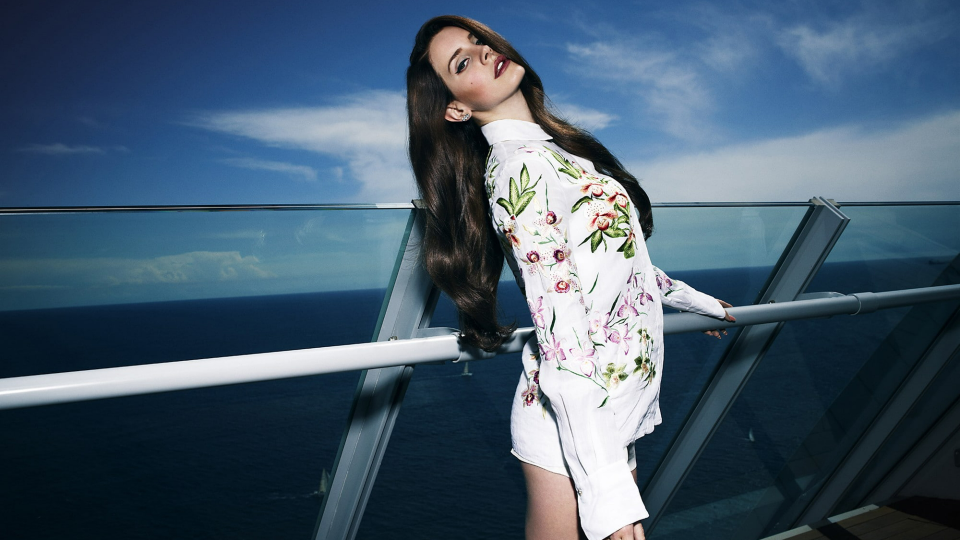
#> input picture 01-Resizing/lana.jpg, 1920 x 1080 px (shown at 1/2 size)
$ python Image-Resizing.py
#> lines starting #> are read from the running program, lines starting #| are printed output that depends on the picture
#Image-Resizing
#The cv2.resize() function is used to resize an python image in OpenCV.
import cv2
import numpy as np
import matplotlib.pyplot as plt

#Load image
image = cv2.imread('lana.jpg')
#> image is the input picture: shape (1080, 1920, 3); mean B, G, R 109.3, 90.6, 69.3
#Convert BGR => RGB
image_rgb = cv2.cvtColor(image, cv2.COLOR_BGR2RGB)
#Define the scale factor
scale_factor_1 = 3.0
scale_factor_2 = 1/3.0

height, width = image_rgb.shape[:2]
#> height = 1080; width = 1920
new_height = int(height * scale_factor_1)
#> new_height = 3240
new_width = int(width * scale_factor_1)
#> new_width = 5760

#Resize
zoomed_image = cv2.resize(src=image_rgb,
                          dsize=(new_width, new_height),
                          interpolation=cv2.INTER_CUBIC)

new_height1 = int(height * scale_factor_2)
#> new_height1 = 360
new_width1 = int(width * scale_factor_2)
#> new_width1 = 640

scaled_image = cv2.resize(src= image_rgb,
                          dsize =(new_width1, new_height1),
                          interpolation=cv2.INTER_AREA)
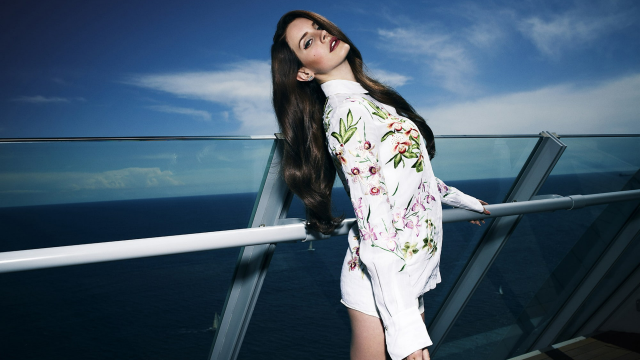
#> scaled_image: shape (360, 640, 3); mean R, G, B 69.3, 90.6, 109.3
#CREATE SUBPLOTS
fig, axs = plt.subplots(1, 3, figsize=(10, 4))

axs[0].imshow(image_rgb)
axs[0].set_title('Original Image Shape:'+str(image_rgb.shape))
axs[1].imshow(zoomed_image)
axs[1].set_title('Zoomed Image Shape:'+str(zoomed_image.shape))
axs[2].imshow(scaled_image)
axs[2].set_title('Scaled Image Shape:'+str(scaled_image.shape))

for ax in axs:
    ax.set_xticks([])
    ax.set_yticks([])

# Display the subplots
plt.tight_layout()
plt.show()
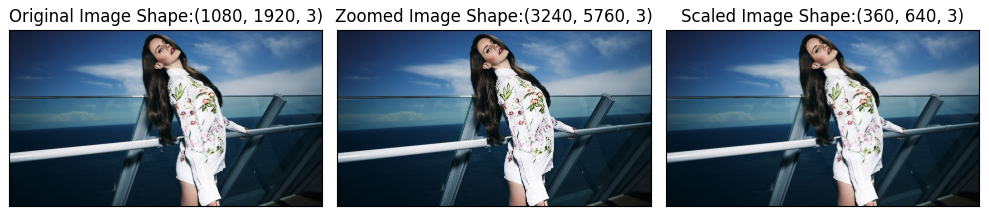
#> figure drawn by matplotlib, 3 panels
